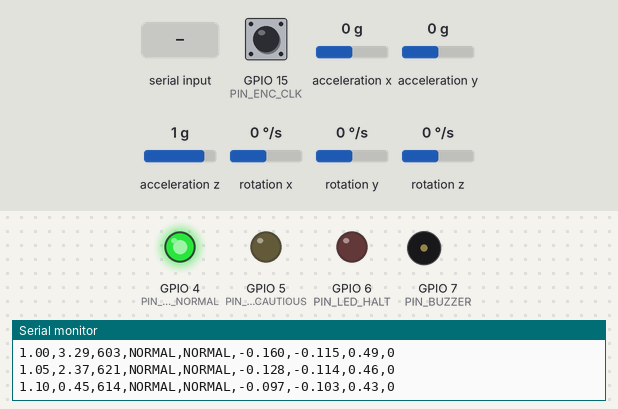
Recording of a program running on a simulated ESP32-S3. On the bench: output pins drawn as LEDs (lit = HIGH), buzzer (waves = sounding), the last lines printed to the serial monitor. Wiring (from diagram.json): MPU-6050 motion sensor at I2C address 0x68. Inputs (shaded band) come from the test bench; at power-on: acceleration x 0 g, acceleration z 1 g, GPIO 15 (PIN_ENC_CLK) HIGH, acceleration y 0 g, rotation x 0 °/s, rotation y 0 °/s, rotation z 0 °/s. Random numbers use the default seed unless the program sets one.

Above: at 1.5 s.
1.6 s: acceleration x set to -1.4 g
At 1.87 s:
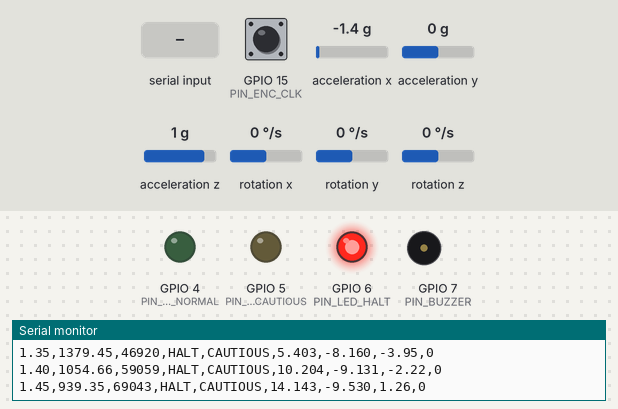
At 2.24 s:
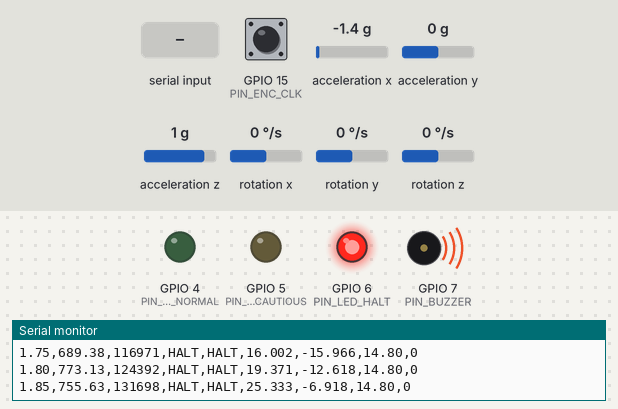
4.6 s: "p" received over Serial
7.6 s: acceleration z set to 0 g
10.6 s: "g" received over Serial
13.6 s: "a" received over Serial
Timing chart, 0 to 17.6 s (numbered marks = the images above; inputs shaded):
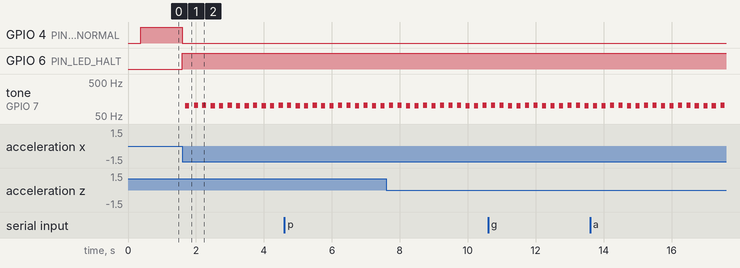

Measured:
- after the input at 1.6 s, GPIO 4 (PIN_LED_NORMAL): HIGH → LOW at once; GPIO 6 (PIN_LED_HALT): LOW → HIGH at once; tone on GPIO 7 (PIN_BUZZER): plays 99 Hz for 0.12 s, 102 Hz for 0.12 s, 102 Hz for 0.12 s, 99 Hz for 0.12 s, 99 Hz for 0.12 s, 102 Hz for 0.12 s … (12 notes in this stretch), starting after 0.09 s

The program:

main.cpp
```cpp
// Echo Balancer -- Wokwi firmware: NIS confidence gate on an ESP32-S3.
//
// Runs the Kalman filter + NIS + NORMAL/CAUTIOUS/HALT gate (and the tilt
// baseline gate) at 200 Hz. The "robot" is a virtual one (echo::VirtualRobot:
// nominal linear plant driven by the LQR motor command) because Wokwi has no
// physics. Faults are injected three ways:
//   * MPU6050 sliders (real I2C part): the accel/gyro DEVIATION from the
//     boot-time rest pose is added to psi_acc / gyro -> sensor faults.
//   * KY-040 knob: wheel-slip offset on the encoder (theta_enc).
//   * Serial commands: p push, g gyro-bias step, a accel-noise x k,
//     m payload shift (true plant != nominal), r reset faults.
// Mode outputs: green/yellow/red LEDs, buzzer in HALT. Serial prints NIS.
#include <Arduino.h>
#include <Wire.h>
#include <math.h>

#include "echo_core.hpp"

// ---- Pin map (matches firmware/diagram.json) ------------------------------
static const int PIN_SDA = 8, PIN_SCL = 9;  // ESP32-S3 default I2C0
static const int PIN_LED_NORMAL = 4, PIN_LED_CAUTIOUS = 5, PIN_LED_HALT = 6;
static const int PIN_BUZZER = 7;
static const int PIN_ENC_CLK = 15, PIN_ENC_DT = 16;

// ---- MPU6050 (the MPU6050 half of the GY-87) ------------------------------
static const uint8_t MPU_ADDR = 0x68, MPU_PWR_MGMT_1 = 0x6B, MPU_ACCEL_XOUT_H = 0x3B;
static const double ACCEL_LSB_PER_G = 16384.0;   // +/-2 g range (power-on default)
static const double GYRO_LSB_PER_DPS = 131.0;    // +/-250 deg/s range (power-on default)
static const double DEG2RAD = 0.017453292519943295;
static const int CALIB_SAMPLES = 100;

// ---- Run-time parameters that are firmware-only (not physics) -------------
static const uint32_t SERIAL_BAUD = 115200;
static const int PRINT_EVERY_TICKS = 10;         // 20 Hz telemetry
static const uint32_t BUZZER_HALF_PERIOD_MS = 125;
static const uint64_t RNG_SEED = 1;
static const double ENC_COUNT_TO_RAD = 6.283185307179586 / ECHO_ENCODER_CPR;

static echo::Sim sim(RNG_SEED);
static bool mpu_ok = false;
static double ref_tilt = 0.0, ref_gyro = 0.0;     // rest-pose references
static volatile int32_t enc_count = 0;
static bool gyro_fault = false, accel_fault = false;

static void IRAM_ATTR onEncClk() { enc_count += digitalRead(PIN_ENC_DT) ? 1 : -1; }

static bool readMpu(double &tilt, double &gyro_y) {
  Wire.beginTransmission(MPU_ADDR);
  Wire.write(MPU_ACCEL_XOUT_H);
  if (Wire.endTransmission(false) != 0) return false;
  if (Wire.requestFrom((int)MPU_ADDR, 14) != 14) return false;
  int16_t v[7];
  for (int i = 0; i < 7; ++i) { const uint8_t hi = Wire.read(); v[i] = (int16_t)((hi << 8) | Wire.read()); }
  const double ax = v[0] / ACCEL_LSB_PER_G, az = v[2] / ACCEL_LSB_PER_G;
  tilt = atan2(ax, az);                              // CLAUDE.md section 7: psi_acc = atan2(a_x, a_z)
  gyro_y = (v[5] / GYRO_LSB_PER_DPS) * DEG2RAD;      // pitch rate about the wheel axle (y)
  return true;
}

static void calibrate() {
  double st = 0, sg = 0;
  int ok = 0;
  for (int i = 0; i < CALIB_SAMPLES; ++i) {
    double t, g;
    if (readMpu(t, g)) { st += t; sg += g; ++ok; }
    delay(2);
  }
  mpu_ok = ok > 0;
  if (mpu_ok) { ref_tilt = st / ok; ref_gyro = sg / ok; }
}

static void handleSerial() {
  while (Serial.available()) {
    switch (Serial.read()) {
      case 'p': sim.robot.push(); Serial.println("# push: psi_dot kick"); break;
      case 'g': gyro_fault = !gyro_fault; Serial.printf("# gyro bias fault %s\n", gyro_fault ? "ON" : "off"); break;
      case 'a': accel_fault = !accel_fault; Serial.printf("# accel noise fault %s\n", accel_fault ? "ON" : "off"); break;
      case 'm': sim.faults.payload_shifted = !sim.faults.payload_shifted;
                Serial.printf("# payload shift %s\n", sim.faults.payload_shifted ? "ON" : "off"); break;
      case 'r': gyro_fault = accel_fault = false; sim.faults.payload_shifted = false;
                noInterrupts(); enc_count = 0; interrupts(); Serial.println("# faults cleared"); break;
      default: break;
    }
  }
}

static void showMode(echo::Mode m, uint32_t now_ms) {
  digitalWrite(PIN_LED_NORMAL, m == echo::Mode::NORMAL);
  digitalWrite(PIN_LED_CAUTIOUS, m == echo::Mode::CAUTIOUS);
  digitalWrite(PIN_LED_HALT, m == echo::Mode::HALT);
  // HALT: beep flag. Pulsing the pin every tick makes an audible tone on the Wokwi buzzer.
  static bool lvl = false;
  if (m == echo::Mode::HALT && ((now_ms / BUZZER_HALF_PERIOD_MS) & 1)) { lvl = !lvl; digitalWrite(PIN_BUZZER, lvl); }
  else digitalWrite(PIN_BUZZER, LOW);
}

void setup() {
  Serial.begin(SERIAL_BAUD);
  pinMode(PIN_LED_NORMAL, OUTPUT); pinMode(PIN_LED_CAUTIOUS, OUTPUT); pinMode(PIN_LED_HALT, OUTPUT);
  pinMode(PIN_BUZZER, OUTPUT);
  pinMode(PIN_ENC_CLK, INPUT_PULLUP); pinMode(PIN_ENC_DT, INPUT_PULLUP);
  attachInterrupt(digitalPinToInterrupt(PIN_ENC_CLK), onEncClk, FALLING);
  Wire.begin(PIN_SDA, PIN_SCL);
  Wire.beginTransmission(MPU_ADDR); Wire.write(MPU_PWR_MGMT_1); Wire.write(0); Wire.endTransmission();
  calibrate();
  Serial.printf("# Echo Balancer NIS gate | MPU6050 %s | tau1=%.0f tau2=%.0f N=%d\n",
                mpu_ok ? "ok" : "NOT FOUND (slider faults disabled)", ECHO_TAU1, ECHO_TAU2, ECHO_GATE_N);
  Serial.println("# keys: p push | g gyro bias | a accel noise | m payload | r reset; MPU sliders + knob also inject faults");
  Serial.println("t_s,nis,eps,nis_mode,tilt_mode,psi_deg,psi_hat_deg,u_V,fallen");
}

void loop() {
  static uint32_t next_us = micros();
  static uint32_t tick = 0;
  const uint32_t period_us = (uint32_t)(ECHO_DT * 1e6);
  if ((int32_t)(micros() - next_us) < 0) return;
  next_us += period_us;

  handleSerial();

  // Real-sensor deviations from the rest pose become injected faults.
  double tilt = ref_tilt, gy = ref_gyro;
  if (mpu_ok) readMpu(tilt, gy);
  noInterrupts(); const int32_t cnt = enc_count; interrupts();
  sim.faults.accel_offset = tilt - ref_tilt;
  sim.faults.gyro_bias = (gy - ref_gyro) + (gyro_fault ? ECHO_GYRO_BIAS_STEP : 0.0);
  sim.faults.accel_noise_mult = accel_fault ? ECHO_ACCEL_NOISE_MULT : 1.0;
  sim.faults.enc_offset = cnt * ENC_COUNT_TO_RAD;

  const echo::Mode before = sim.nis_gate.mode;
  sim.tick();
  const echo::Mode m = sim.nis_gate.mode;
  showMode(m, millis());
  if (m != before) Serial.printf("# t=%.2fs mode %s -> %s (eps=%.0f)\n", tick * ECHO_DT, echo::mode_name(before), echo::mode_name(m), sim.epsilon);

  if (tick % PRINT_EVERY_TICKS == 0)
    Serial.printf("%.2f,%.2f,%.0f,%s,%s,%.3f,%.3f,%.2f,%d\n", tick * ECHO_DT, sim.nis, sim.epsilon,
                  echo::mode_name(m), echo::mode_name(sim.tilt_gate.mode),
                  sim.robot.x[1] / DEG2RAD, sim.kf.x[1] / DEG2RAD, sim.u_prev, (int)sim.fallen);
  ++tick;
}
```

echo_core.hpp
```cpp
// Echo Balancer firmware core: Kalman filter + NIS + NIS gate + tilt gate.
// Header-only and Arduino-free so the exact same code is compiled for the
// ESP32 (Wokwi) and for the host cross-check against sim/estimator.py and
// sim/gate.py (tests/test_firmware_core.py). Mirrors the Python line for line.
#pragma once

#include <cmath>
#include <cstdint>
#include "echo_params.h"

namespace echo {

enum class Mode : int { NORMAL = 0, CAUTIOUS = 1, HALT = 2 };

inline const char *mode_name(Mode m) {
  return m == Mode::NORMAL ? "NORMAL" : (m == Mode::CAUTIOUS ? "CAUTIOUS" : "HALT");
}

constexpr int NX = 5;  // [theta, psi, theta_dot, psi_dot, b_g]
constexpr int NY = 3;  // [theta_enc, psi_dot_gyro, psi_acc]

struct Kalman {
  double x[NX] = {0, 0, 0, 0, 0};
  double P[NX * NX];
  double q_scale = 1.0;  // process-noise inflation (fallback: trust sensors over the model)

  Kalman() {
    for (int i = 0; i < NX * NX; ++i) P[i] = ECHO_P0[i];
  }

  // x <- Ad x + Bd u ; P <- Ad P Ad^T + Q (symmetrized)
  void predict(double u) {
    double xn[NX], AP[NX * NX], Pn[NX * NX];
    for (int i = 0; i < NX; ++i) {
      double s = ECHO_BD[i] * u;
      for (int j = 0; j < NX; ++j) s += ECHO_AD[i * NX + j] * x[j];
      xn[i] = s;
    }
    for (int i = 0; i < NX; ++i)
      for (int j = 0; j < NX; ++j) {
        double s = 0;
        for (int k = 0; k < NX; ++k) s += ECHO_AD[i * NX + k] * P[k * NX + j];
        AP[i * NX + j] = s;
      }
    for (int i = 0; i < NX; ++i)
      for (int j = 0; j < NX; ++j) {
        double s = q_scale * ECHO_Q[i * NX + j];
        for (int k = 0; k < NX; ++k) s += AP[i * NX + k] * ECHO_AD[j * NX + k];
        Pn[i * NX + j] = s;
      }
    for (int i = 0; i < NX; ++i) {
      x[i] = xn[i];
      for (int j = 0; j < NX; ++j) P[i * NX + j] = 0.5 * (Pn[i * NX + j] + Pn[j * NX + i]);
    }
  }

  // Measurement update (Joseph form). Returns NIS = nu^T S^-1 nu.
  double update(const double y[NY]) {
    double nu[NY], PCt[NX * NY], S[NY * NY];
    for (int i = 0; i < NY; ++i) {
      double s = y[i];
      for (int j = 0; j < NX; ++j) s -= ECHO_C[i * NX + j] * x[j];
      nu[i] = s;
    }
    for (int i = 0; i < NX; ++i)
      for (int j = 0; j < NY; ++j) {
        double s = 0;
        for (int k = 0; k < NX; ++k) s += P[i * NX + k] * ECHO_C[j * NX + k];
        PCt[i * NY + j] = s;
      }
    for (int i = 0; i < NY; ++i)
      for (int j = 0; j < NY; ++j) {
        double s = ECHO_R[i * NY + j];
        for (int k = 0; k < NX; ++k) s += ECHO_C[i * NX + k] * PCt[k * NY + j];
        S[i * NY + j] = s;
      }
    double Sinv[NY * NY];
    invert3(S, Sinv);

    double nis = 0;
    for (int i = 0; i < NY; ++i)
      for (int j = 0; j < NY; ++j) nis += nu[i] * Sinv[i * NY + j] * nu[j];

    double K[NX * NY];
    for (int i = 0; i < NX; ++i)
      for (int j = 0; j < NY; ++j) {
        double s = 0;
        for (int k = 0; k < NY; ++k) s += PCt[i * NY + k] * Sinv[k * NY + j];
        K[i * NY + j] = s;
      }
    for (int i = 0; i < NX; ++i) {
      double s = 0;
      for (int j = 0; j < NY; ++j) s += K[i * NY + j] * nu[j];
      x[i] += s;
    }
    // P <- (I-KC) P (I-KC)^T + K R K^T
    double IKC[NX * NX], T[NX * NX], Pn[NX * NX];
    for (int i = 0; i < NX; ++i)
      for (int j = 0; j < NX; ++j) {
        double s = (i == j) ? 1.0 : 0.0;
        for (int k = 0; k < NY; ++k) s -= K[i * NY + k] * ECHO_C[k * NX + j];
        IKC[i * NX + j] = s;
      }
    for (int i = 0; i < NX; ++i)
      for (int j = 0; j < NX; ++j) {
        double s = 0;
        for (int k = 0; k < NX; ++k) s += IKC[i * NX + k] * P[k * NX + j];
        T[i * NX + j] = s;
      }
    for (int i = 0; i < NX; ++i)
      for (int j = 0; j < NX; ++j) {
        double s = 0;
        for (int k = 0; k < NX; ++k) s += T[i * NX + k] * IKC[j * NX + k];
        for (int a = 0; a < NY; ++a)
          for (int b = 0; b < NY; ++b)
            s += K[i * NY + a] * ECHO_R[a * NY + b] * K[j * NY + b];
        Pn[i * NX + j] = s;
      }
    for (int i = 0; i < NX * NX; ++i) P[i] = Pn[i];
    return nis;
  }

 private:
  static void invert3(const double m[9], double out[9]) {
    const double a = m[0], b = m[1], c = m[2], d = m[3], e = m[4], f = m[5],
                 g = m[6], h = m[7], i = m[8];
    const double det = a * (e * i - f * h) - b * (d * i - f * g) + c * (d * h - e * g);
    const double id = 1.0 / det;
    out[0] = (e * i - f * h) * id; out[1] = (c * h - b * i) * id; out[2] = (b * f - c * e) * id;
    out[3] = (f * g - d * i) * id; out[4] = (a * i - c * g) * id; out[5] = (c * d - a * f) * id;
    out[6] = (d * h - e * g) * id; out[7] = (b * g - a * h) * id; out[8] = (a * e - b * d) * id;
  }
};

// Mirrors sim/gate.py::step_gate (windowed NIS statistic, hysteresis, dwell).
struct NisGate {
  Mode mode = Mode::NORMAL;
  double window[ECHO_GATE_N];
  int count = 0;   // samples accumulated (saturates at N)
  int head = 0;    // next write slot
  double time_in_mode = 0.0;
  double epsilon = 0.0;

  // Returns epsilon_k.
  double step(double nis) {
    window[head] = nis;
    head = (head + 1) % ECHO_GATE_N;
    if (count < ECHO_GATE_N) ++count;
    const bool full = (count == ECHO_GATE_N);
    double eps = 0;
    for (int i = 0; i < count; ++i) eps += window[i];
    epsilon = eps;

    time_in_mode += ECHO_DT;
    const bool can = time_in_mode >= ECHO_T_DWELL;
    Mode nm = mode;
    if (can && full) {
      if (mode == Mode::NORMAL) {
        if (eps > ECHO_TAU2) nm = Mode::HALT;
        else if (eps > ECHO_TAU1) nm = Mode::CAUTIOUS;
      } else if (mode == Mode::CAUTIOUS) {
        if (eps > ECHO_TAU2) nm = Mode::HALT;
        else if (eps < ECHO_TAU1_EXIT) nm = Mode::NORMAL;
      } else {
        if (eps < ECHO_TAU2_EXIT) nm = Mode::CAUTIOUS;
      }
    }
    if (nm != mode) time_in_mode = 0.0;
    mode = nm;
    return eps;
  }
};

// Mirrors sim/gate.py::step_tilt_gate (baseline: |psi_hat| thresholds only).
struct TiltGate {
  Mode mode = Mode::NORMAL;
  double time_in_mode = 0.0;

  void step(double psi_hat) {
    const double a = std::fabs(psi_hat);
    time_in_mode += ECHO_DT;
    const bool can = time_in_mode >= ECHO_TILT_T_DWELL;
    Mode nm = mode;
    if (can) {
      if (mode == Mode::NORMAL) {
        if (a > ECHO_TILT_PSI2) nm = Mode::HALT;
        else if (a > ECHO_TILT_PSI1) nm = Mode::CAUTIOUS;
      } else if (mode == Mode::CAUTIOUS) {
        if (a > ECHO_TILT_PSI2) nm = Mode::HALT;
        else if (a < ECHO_TILT_PSI1_EXIT) nm = Mode::NORMAL;
      } else {
        if (a < ECHO_TILT_PSI2_EXIT) nm = Mode::CAUTIOUS;
      }
    }
    if (nm != mode) time_in_mode = 0.0;
    mode = nm;
  }
};

// Balance LQR: u = v_l + v_r = -K x_hat[0..3]; per-motor clip to +/-V_batt.
inline double balance_u(const double x[NX]) {
  double u = 0;
  for (int i = 0; i < 4; ++i) u -= ECHO_K_BALANCE[i] * x[i];
  return u;
}
inline double clip_motor(double v, double v_batt) {
  return v > v_batt ? v_batt : (v < -v_batt ? -v_batt : v);
}


// ---------------------------------------------------------------------------
// Virtual robot ("software-in-the-loop" plant). Wokwi has no rigid-body
// physics, so the true robot is the nominal linear model, driven by the motor
// command, plus process noise matching Q. Disturbances (CLAUDE.md section 8)
// are injected here; the estimator keeps the NOMINAL model, so the innovation
// sees the mismatch. Linear model: valid near upright only (|psi| small).
// ---------------------------------------------------------------------------
struct Rng {
  uint64_t s;
  explicit Rng(uint64_t seed = 1) : s(seed ? seed : 1) {}
  double uniform() {  // xorshift64*, in (0,1)
    s ^= s >> 12; s ^= s << 25; s ^= s >> 27;
    return ((s * 0x2545F4914F6CDD1DULL) >> 11) * (1.0 / 9007199254740992.0) + 1e-18;
  }
  double gauss() { return std::sqrt(-2.0 * std::log(uniform())) * std::cos(6.283185307179586 * uniform()); }
};

struct Faults {
  double gyro_bias = 0.0;        // rad/s added to gyro (sensor fault, or MPU slider offset)
  double accel_offset = 0.0;     // rad added to psi_acc (MPU accel slider offset)
  double accel_noise_mult = 1.0; // x sigma_accel (sensor fault)
  double enc_offset = 0.0;       // rad added to theta_enc (wheel-slip knob)
  bool payload_shifted = false;  // true plant switches to the payload-shifted model
};

struct VirtualRobot {
  double x[NX] = {0, 0, 0, 0, 0};  // true [theta, psi, theta_dot, psi_dot, b_g]
  Rng rng;
  explicit VirtualRobot(uint64_t seed) : rng(seed) {}

  void push() { x[3] += ECHO_PUSH_KICK; }

  // Advance one control interval under zero-order-hold u = v_l + v_r.
  void step(double u, bool payload) {
    const double *A = payload ? ECHO_AD_PAYLOAD : ECHO_AD;
    const double *B = payload ? ECHO_BD_PAYLOAD : ECHO_BD;
    double xn[NX];
    for (int i = 0; i < NX; ++i) {
      double s = B[i] * u;
      for (int j = 0; j < NX; ++j) s += A[i * NX + j] * x[j];
      xn[i] = s + std::sqrt(ECHO_Q[i * NX + i]) * rng.gauss();
    }
    for (int i = 0; i < NX; ++i) x[i] = xn[i];
  }

  void measure(const Faults &f, double y[NY]) {
    const double step = 6.283185307179586 / ECHO_ENCODER_CPR;
    const double enc = x[0] - x[1] + f.enc_offset;
    y[0] = std::round(enc / step) * step;
    y[1] = x[3] + x[4] + f.gyro_bias + ECHO_SIGMA_GYRO * rng.gauss();
    y[2] = x[1] + f.accel_offset + ECHO_SIGMA_ACCEL * f.accel_noise_mult * rng.gauss();
  }
};

// One 200 Hz tick of the whole firmware pipeline.
struct Sim {
  VirtualRobot robot;
  Kalman kf;
  NisGate nis_gate;
  TiltGate tilt_gate;
  Faults faults;
  double u_prev = 0.0;
  double theta_ref = 0.0, z_int = 0.0, speed_ref = 0.0;  // speed servo state (sim/run.py)
  double nis = 0.0, epsilon = 0.0, u_cmd = 0.0;
  bool fallen = false;

  explicit Sim(uint64_t seed) : robot(seed) {}

  void tick() {
    if (!fallen) robot.step(u_prev, faults.payload_shifted);  // a fallen robot lies still
    double y[NY];
    robot.measure(faults, y);
    kf.predict(u_prev);
    nis = kf.update(y);
    epsilon = nis_gate.step(nis);
    tilt_gate.step(kf.x[1]);
    if (std::fabs(robot.x[1]) > ECHO_FALL_PSI) fallen = true;  // motors off on fall only
    // Gate -> control (CLAUDE.md section 10): NORMAL full speed, CAUTIOUS x0.4 with the
    // softer-Q gain set, HALT speed 0 (keeps balancing in place, softer gains). Uses the estimate x_hat.
    const Mode m = nis_gate.mode;
    kf.q_scale = (m == Mode::NORMAL) ? 1.0 : ECHO_FALLBACK_Q_SCALE;  // see FallbackParams
    // CAUTIOUS and HALT both use the softer-Q gain set: it is stable in the sampled 200 Hz loop on the
    // nominal AND payload-shifted plants (spectral radius 0.9987 / 0.9993), the nominal set is not (1.0082).
    const double *K5 = (m == Mode::NORMAL) ? ECHO_K5_NOMINAL : ECHO_K5_CAUTIOUS;
    speed_ref = (m == Mode::NORMAL) ? ECHO_SPEED_REF_NOMINAL
              : (m == Mode::CAUTIOUS ? ECHO_SPEED_REF_NOMINAL * ECHO_CAUTIOUS_SPEED_SCALE : 0.0);
    const double e[5] = {kf.x[0] - theta_ref, kf.x[1], kf.x[2] - speed_ref, kf.x[3], z_int};
    theta_ref += speed_ref * ECHO_DT;
    u_cmd = 0;
    for (int i = 0; i < 5; ++i) u_cmd -= K5[i] * e[i];
    z_int += (kf.x[0] - theta_ref) * ECHO_DT;
    const double v = fallen ? 0.0 : clip_motor(u_cmd / 2, ECHO_V_BATT);
    u_prev = 2 * v;
  }
};

}  // namespace echo
```

Source omitted: echo_params.h (3633 bytes)
